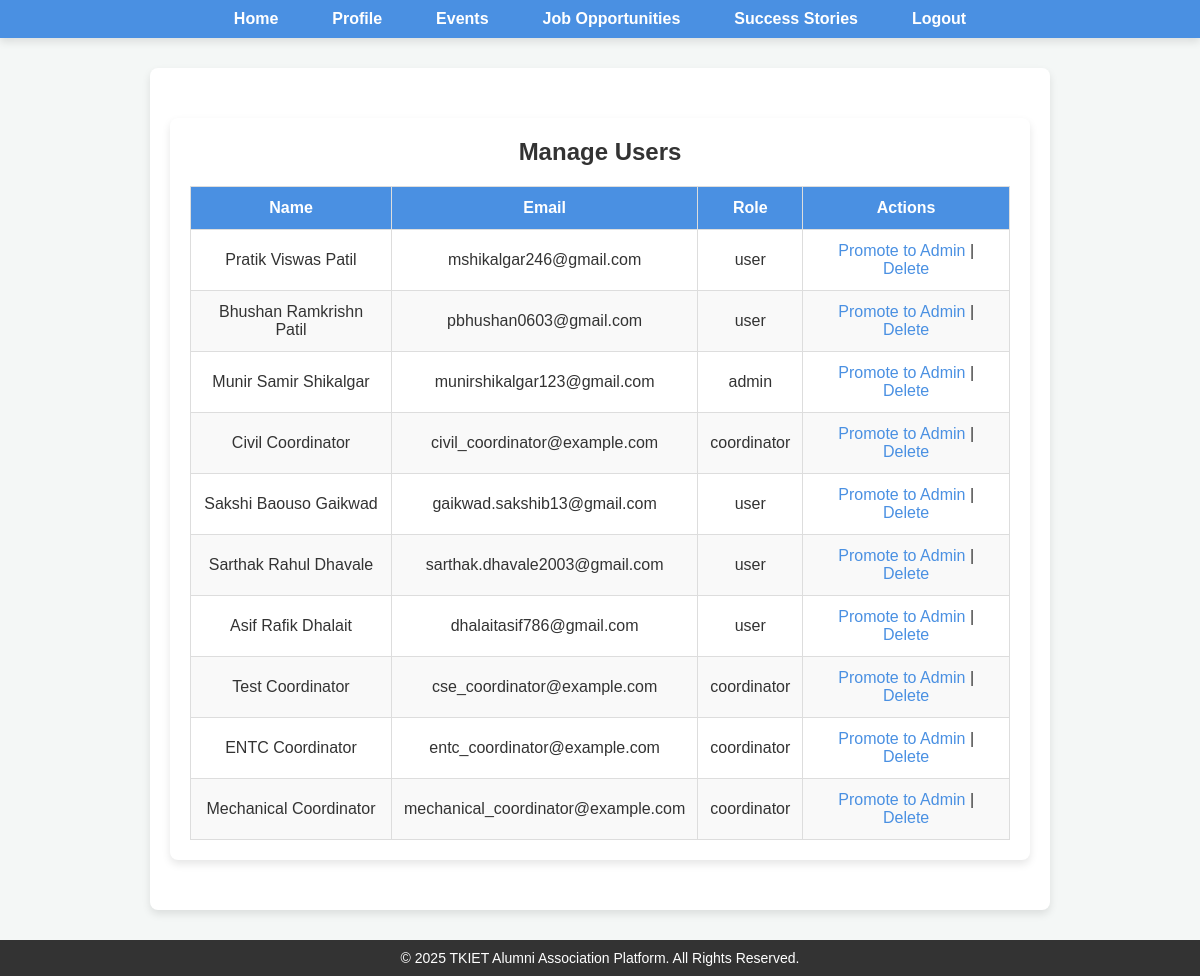
Page /admin/manage_users.php (signed in) on the committed database.
### tables this page shows
CREATE TABLE `users` (
  `prn_no` varchar(11) NOT NULL,
  `name` varchar(100) DEFAULT NULL,
  `email` varchar(100) DEFAULT NULL,
  `password` varchar(255) DEFAULT NULL,
  `role` enum('user','coordinator','admin') DEFAULT 'user',
  `graduation_year` int(11) DEFAULT NULL,
  `degree` varchar(100) DEFAULT NULL,
  `work_info` varchar(255) DEFAULT NULL,
  `bio` text DEFAULT NULL,
  `job_profile` varchar(100) DEFAULT NULL,
  `department` varchar(100) NOT NULL,
  `created_at` timestamp NOT NULL DEFAULT current_timestamp(),
  `profile_picture` varchar(255) DEFAULT NULL,
  `linkedin` varchar(255) DEFAULT NULL,
  `company` varchar(255) DEFAULT NULL,
  `position` varchar(255) DEFAULT NULL,
  `first_name` varchar(100) DEFAULT NULL,
  `middle_name` varchar(100) DEFAULT NULL,
  `last_name` varchar(100) DEFAULT NULL,
  `dob` date DEFAULT NULL,
  `gender` enum('Male','Female','Other') DEFAULT NULL,
  `address` text DEFAULT NULL,
  `phone` varchar(20) DEFAULT NULL,
  `github` varchar(255) DEFAULT NULL,
  `ug_degree` varchar(100) DEFAULT NULL,
  `ug_institute` varchar(255) DEFAULT NULL,
  `ug_graduation_year` int(11) DEFAULT NULL,
  `pg_degree` varchar(100) DEFAULT NULL,
  `pg_institute` varchar(255) DEFAULT NULL,
  `pg_graduation_year` int(11) DEFAULT NULL,
  `skills` text DEFAULT NULL,
  `emergency_contact` varchar(20) DEFAULT NULL,
  `experience` int(11) DEFAULT NULL,
  `status` enum('pending','verified') DEFAULT 'pending'
);

### admin/manage_users.php (the view, shortened to what this page needs)
<?php
require '../db.php';
include '../includes/header.php';
$users = $pdo->query("SELECT * FROM users")->fetchAll();
?>
<!DOCTYPE html>
<html lang="en">
<head>
    <link rel="stylesheet" href="../assets/users.css">
</head>
<body>
    <div class="container">
        <h2>Manage Users</h2>
        <div class="table-container">
            <table>
                <thead>
                    <tr>
                        <th>Name</th>
                        <th>Email</th>
                        <th>Role</th>
                        <th>Actions</th>
                    </tr>
                </thead>
                <tbody>
                    <?php foreach ($users as $user): ?>
                        <tr>
                            <td><?php echo htmlspecialchars($user['name']); ?></td>
                            <td><?php echo htmlspecialchars($user['email']); ?></td>
                            <td><?php echo htmlspecialchars($user['role']); ?></td>
                            <td>
                                <a href="promote_user.php?id=<?php echo $user['id']; ?>">Promote to Admin</a> |
                                <a href="delete_user.php?id=<?php echo $user['id']; ?>">Delete</a>
                            </td>
                        </tr>
                    <?php endforeach; ?>
                </tbody>
            </table>
        </div>
    </div>
</body>
</html>
<?php include '../includes/footer.php'; ?>

### assets/style.css (style rules this page uses)
* { margin: 0; padding: 0; box-sizing: border-box; }
body { font-family: Arial, sans-serif; background-color: #f4f7f6; color: #333; }
.container { max-width: 900px; margin: 30px auto; padding: 20px; background-color: white; border-radius: 8px; box-shadow: 0 4px 8px rgba(0, 0, 0, 0.1); }
h2 { color: #333; margin-bottom: 20px; text-align: center; }
.table-container { margin-top: 20px; overflow-x: auto; }
table { width: 100%; border-collapse: collapse; }
table, th, td { border: 1px solid #ddd; padding: 12px; text-align: center; }
table th { background-color: #4a90e2; color: white; }
table tr:nth-child(even) { background-color: #f9f9f9; }
a { color: #4a90e2; text-decoration: none; }

### assets/users.css (style rules this page uses)
.table-container { margin-top: 20px; overflow-x: auto; }
table { width: 100%; border-collapse: collapse; }
table, th, td { border: 1px solid #ddd; padding: 12px; text-align: center; }
table th { background-color: #4a90e2; color: white; }
table tr:nth-child(even) { background-color: #f9f9f9; }

### includes/footer.php (style rules this page uses)
html, body { height: 100%; margin: 0; padding: 0; display: flex; flex-direction: column; }
.container { flex: 1; }

### rows in the picture
users: name "Pratik Viswas Patil", email "mshikalgar246@gmail.com", role "user"
users: name "Bhushan Ramkrishn Patil", email "pbhushan0603@gmail.com", role "user"
users: name "Munir Samir Shikalgar", email "munirshikalgar123@gmail.com", role "admin"
users: name "Civil Coordinator", email "civil_coordinator@example.com", role "coordinator"
users: name "Sakshi Baouso Gaikwad", email "gaikwad.sakshib13@gmail.com", role "user"
users: name "Sarthak Rahul Dhavale", email "sarthak.dhavale2003@gmail.com", role "user"
users: name "Asif Rafik Dhalait", email "dhalaitasif786@gmail.com", role "user"
users: name "Test Coordinator", email "cse_coordinator@example.com", role "coordinator"
users: name "ENTC Coordinator", email "entc_coordinator@example.com", role "coordinator"
users: name "Mechanical Coordinator", email "mechanical_coordinator@example.com", role "coordinator"
